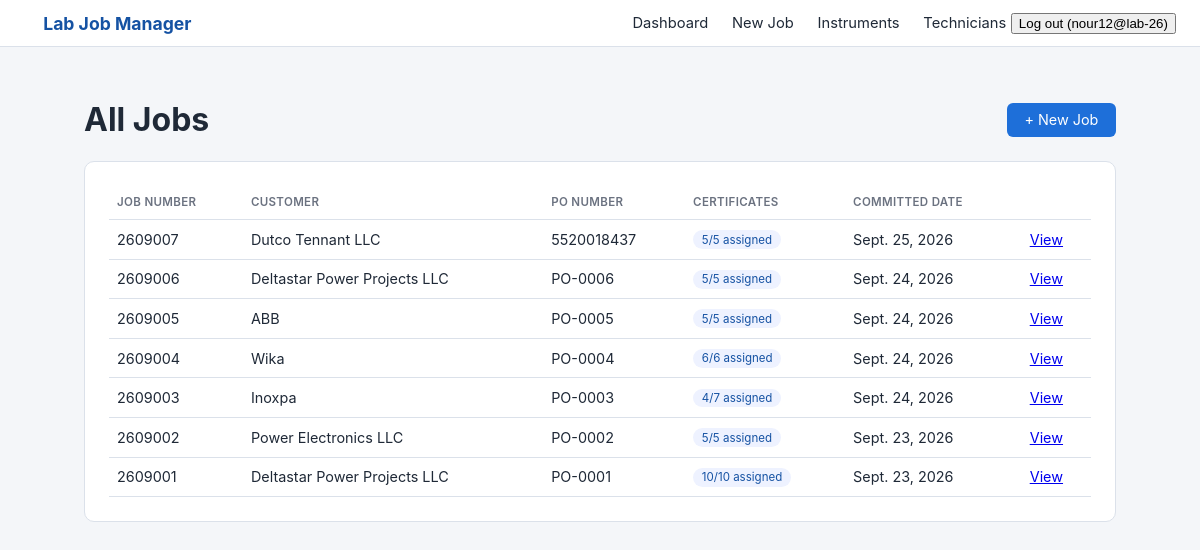
/ (signed in), run on the app's committed database.
### labmanager/models.py (models this page shows, shortened)
class User(AbstractUser):
    class Role(models.TextChoices):
        LAB_HEAD = "head", "Lab Head"
        TECHNICIAN = "technician", "Lab Technician"
    role = models.CharField(max_length=20, choices=Role.choices, default=Role.TECHNICIAN)
    @property
    def is_lab_head(self):
        return self.role == self.Role.LAB_HEAD

class Job(models.Model):
    job_number = models.CharField(max_length=20, unique=True, editable=False)
    customer_name = models.CharField(max_length=200)
    customer_address = models.TextField(blank=True)
    po_number = models.CharField(max_length=100)
    quantity = models.PositiveIntegerField(help_text="Total number of certificates for this job")
    committed_date = models.DateField(null=True, blank=True)
    created_by = models.ForeignKey(User, on_delete=models.PROTECT, related_name="jobs_created")
    created_at = models.DateTimeField(auto_now_add=True)
    class Meta:
        ordering = ["-created_at"]
    @property
    def certificates_assigned_count(self):
        return sum(li.quantity for li in self.line_items.all())

class JobLineItem(models.Model):
    job = models.ForeignKey(Job, on_delete=models.CASCADE, related_name="line_items")
    instrument = models.ForeignKey(Instrument, on_delete=models.PROTECT, related_name="line_items")
    model = models.CharField(max_length=150, blank=True)
    range_from = models.DecimalField(max_digits=12, decimal_places=2, null=True, blank=True)
    range_to = models.DecimalField(max_digits=12, decimal_places=2, null=True, blank=True)
    unit = models.CharField(max_length=50, blank=True, null=True, choices=UNIT_CHOICES)
    quantity = models.PositiveIntegerField(default=1)
    assigned_to = models.ForeignKey(User, on_delete=models.PROTECT,  related_name="assigned_line_items", limit_choices_to={"role": User.Role.TECHNICIAN},)
    calibration_points = models.PositiveIntegerField(default=1)
    calibration_validity = models.CharField(max_length=100, blank=True)
    reference_procedure = models.CharField(max_length=150, blank=True, choices=REFERENCE_PROCEDURE_CHOICES)

### labmanager/views.py (the view)
# urls.py: path("", views.dashboard, name="dashboard"),
@login_required
def dashboard(request):
    if request.user.is_lab_head:
        jobs = Job.objects.all()
    else:
        jobs = Job.objects.filter(line_items__assigned_to=request.user).distinct()
    return render(request, "labmanager/dashboard.html", {"jobs": jobs})

### labmanager/templates/labmanager/dashboard.html (shortened to what this page needs)
{% extends "labmanager/base.html" %}
{% block content %}
<div style="display:flex;justify-content:space-between;align-items:center;">
    <h1>{% if user.is_lab_head %}All Jobs{% else %}My Assigned Jobs{% endif %}</h1>
    {% if user.is_lab_head %}
        <a class="btn" href="{% url 'job_create' %}">+ New Job</a>
    {% endif %}
</div>
<div class="card">
    <table>
        <thead>
            <tr>
                <th>Job Number</th>
                <th>Customer</th>
                <th>PO Number</th>
                <th>Certificates</th>
                <th>Committed Date</th>
                <th></th>
            </tr>
        </thead>
        <tbody>
            {% for job in jobs %}
            <tr>
                <td>{{ job.job_number }}</td>
                <td>{{ job.customer_name }}</td>
                <td>{{ job.po_number }}</td>
                <td><span class="pill">{{ job.certificates_assigned_count }}/{{ job.quantity }} assigned</span></td>
                <td>{{ job.committed_date|default:"—" }}</td>
                <td><a href="{% url 'job_detail' job.pk %}">View</a></td>
            </tr>
            {% empty %}
            <tr><td colspan="6" class="muted">No jobs yet.</td></tr>
            {% endfor %}
        </tbody>
    </table>
</div>
{% endblock %}

### labmanager/templates/labmanager/base.html (shortened to what this page needs)
{% load static %}
<!DOCTYPE html>
<html lang="en">
<head>
    <link rel="stylesheet" href="{% static 'styles.css' %}">
</head>
<body>
    <nav>
        <a class="brand" href="{% url 'dashboard' %}">Lab Job Manager</a>
        <div>
            {% if user.is_authenticated %}
                <a href="{% url 'dashboard' %}">Dashboard</a>
                {% if user.is_lab_head %}
                    <a href="{% url 'job_create' %}">New Job</a>
                    <a href="{% url 'instrument_list' %}">Instruments</a>
                    <a href="{% url 'technician_list' %}">Technicians</a>
                {% endif %}
                <form method="post" action="{% url 'logout' %}" style="display: inline;">
                    <button type="submit" class="logout-btn">
                        Log out ({{ user.username }})
                    </button>
                </form>
            {% else %}
                <a href="{% url 'login' %}">Log in</a>
                <a href="{% url 'signup' %}">Sign up</a>
            {% endif %}
        </div>
    </nav>
    <div class="container">
        {% block content %}{% endblock %}
    </div>
</body>
</html>

### labmanager/static/styles.css (style rules this page uses)
:root { --primary: #1e6fd9; --primary-dark: #1552a3; --bg: #f4f6f9; --border: #dbe1ea; --text: #1f2937; --muted: #6b7280; }
* { box-sizing: border-box; }
body { margin: 0; font-family: -apple-system, "Segoe UI", Roboto, Arial, sans-serif; background: var(--bg); color: var(--text); }
nav { background: #ffffff; border-bottom: 1px solid var(--border); padding: 0.75rem 1.5rem; display: flex; align-items: center; justify-content: space-between; }
nav .brand { font-weight: 700; color: var(--primary-dark); text-decoration: none; font-size: 1.1rem; }
nav a { color: var(--text); text-decoration: none; margin-left: 1.2rem; font-size: 0.92rem; }
.container { max-width: 1080px; margin: 2rem auto; padding: 0 1.5rem; }
.card { background: #fff; border: 1px solid var(--border); border-radius: 10px; padding: 1.5rem; margin-bottom: 1.5rem; }
h1, h2 { color: var(--text); }
table { width: 100%; border-collapse: collapse; }
th, td { text-align: left; padding: 0.6rem 0.5rem; border-bottom: 1px solid var(--border); font-size: 0.9rem; }
th { color: var(--muted); font-weight: 600; text-transform: uppercase; font-size: 0.72rem; letter-spacing: 0.03em; }
.btn { display: inline-block; background: var(--primary); color: #fff; border: none; padding: 0.55rem 1.1rem; border-radius: 6px; cursor: pointer; font-size: 0.9rem; text-decoration: none; }
.pill { display: inline-block; padding: 0.15rem 0.55rem; border-radius: 99px; font-size: 0.72rem; background: #eef2ff; color: var(--primary-dark); }

### data on the page
User: username "nour12@lab-26"
Job: job_number "2609007", customer_name "Dutco Tennant LLC", po_number "5520018437", certificates_assigned_count "5", quantity "5", committed_date "Sept. 25, 2026"
Job: job_number "2609006", customer_name "Deltastar Power Projects LLC", po_number "PO-0006", certificates_assigned_count "5", quantity "5", committed_date "Sept. 24, 2026"
Job: job_number "2609005", customer_name "ABB", po_number "PO-0005", certificates_assigned_count "5", quantity "5", committed_date "Sept. 24, 2026"
Job: job_number "2609004", customer_name "Wika", po_number "PO-0004", certificates_assigned_count "6", quantity "6", committed_date "Sept. 24, 2026"
Job: job_number "2609003", customer_name "Inoxpa", po_number "PO-0003", certificates_assigned_count "4", quantity "7", committed_date "Sept. 24, 2026"
Job: job_number "2609002", customer_name "Power Electronics LLC", po_number "PO-0002", certificates_assigned_count "5", quantity "5", committed_date "Sept. 23, 2026"
Job: job_number "2609001", customer_name "Deltastar Power Projects LLC", po_number "PO-0001", certificates_assigned_count "10", quantity "10", committed_date "Sept. 23, 2026"
